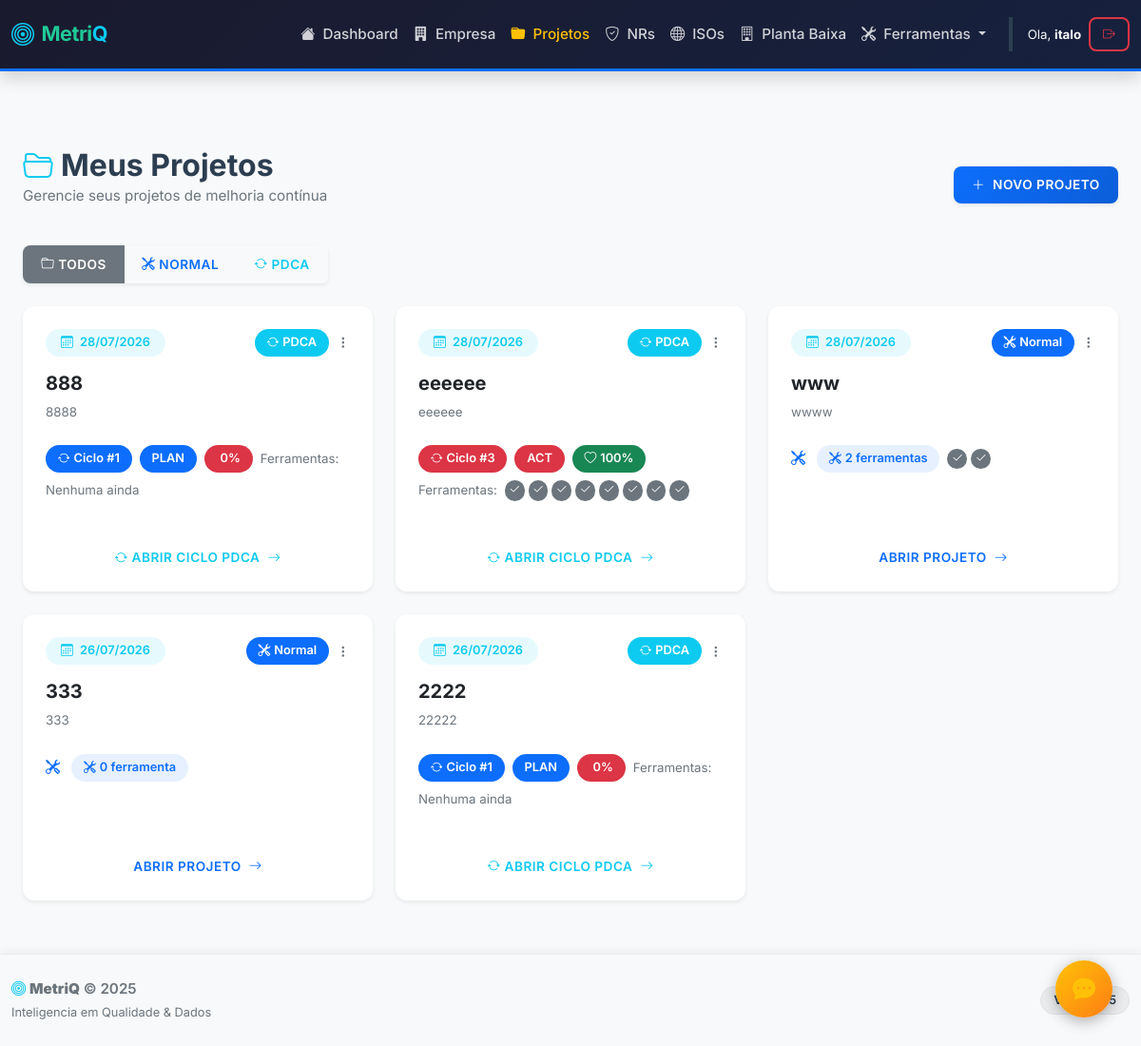
/projetos (signed in), run on an earlier commit of the app's database.
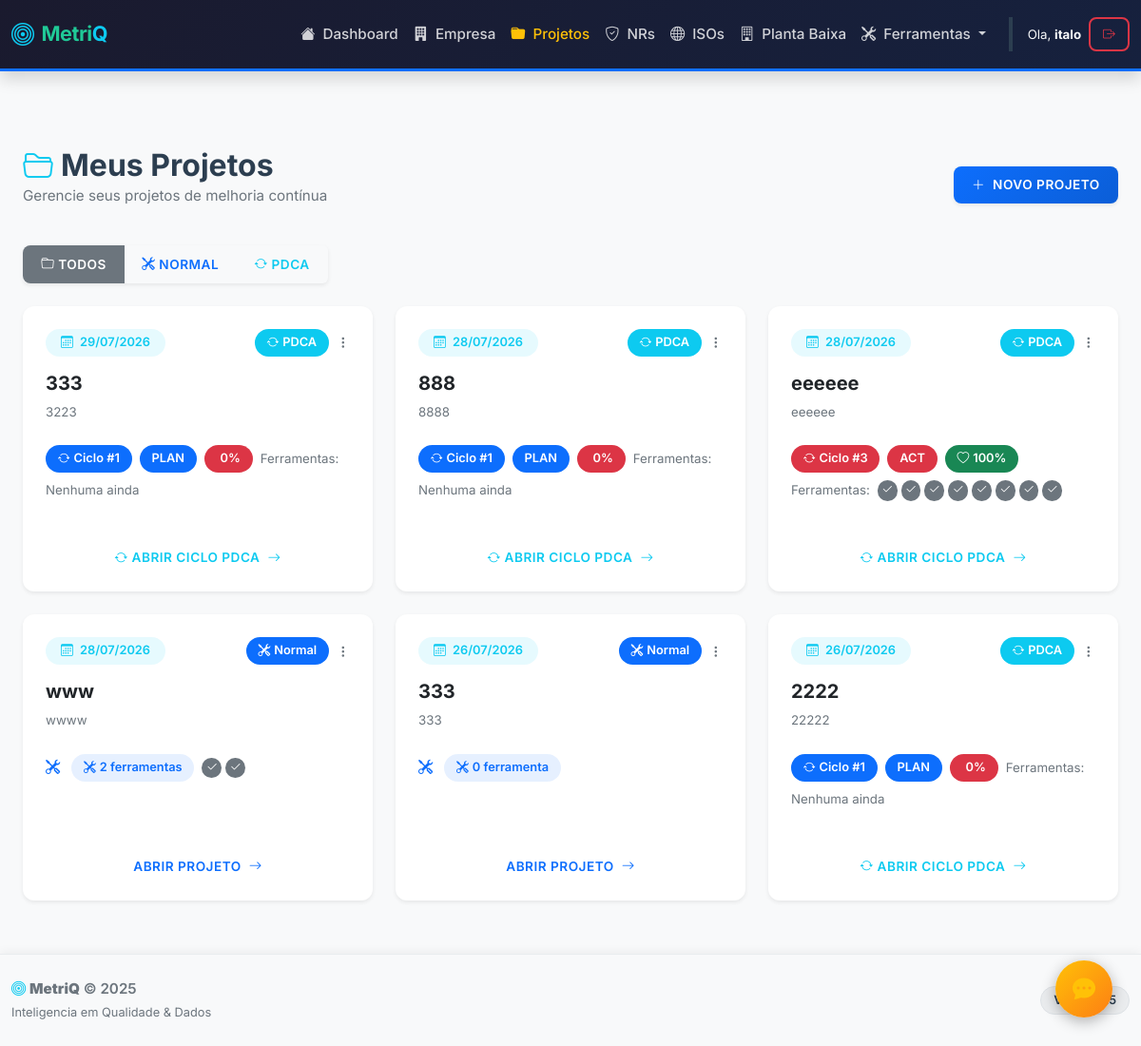
And on a later commit of the database.
### qualidade_flask/models.py (models this page shows)
class User(UserMixin, db.Model):
    id = db.Column(db.Integer, primary_key=True)
    username = db.Column(db.String(100), unique=True, nullable=False)
    password = db.Column(db.String(255), nullable=False)
    analises = db.relationship('Analise', backref='dono', lazy=True)
    empresas = db.relationship('Empresa', backref='usuario', lazy=True)

class Projeto(db.Model):
    id = db.Column(db.Integer, primary_key=True)
    nome = db.Column(db.String(100), nullable=False)
    objetivo = db.Column(db.Text, nullable=False)
    data_criacao = db.Column(db.DateTime, default=datetime.now)
    user_id = db.Column(db.Integer, db.ForeignKey('user.id'), nullable=False)
    tipo = db.Column(db.String(20), default='normal')
    fase_atual = db.Column(db.String(20), default='plan')
    ciclo_atual = db.Column(db.Integer, default=1)
    documento_padronizacao = db.Column(db.JSON, nullable=True)
    data_conclusao_ciclo = db.Column(db.DateTime, nullable=True)
    ferramentas = db.relationship('ProjetoFerramenta', backref='projeto', lazy=True, cascade="all, delete-orphan")
    ciclos_historicos = db.relationship('CicloHistorico', backref='projeto', lazy=True, cascade="all, delete-orphan", order_by="CicloHistorico.ciclo")

class ProjetoFerramenta(db.Model):
    id = db.Column(db.Integer, primary_key=True)
    projeto_id = db.Column(db.Integer, db.ForeignKey('projeto.id'), nullable=False)
    tipo = db.Column(db.String(50), nullable=False)
    dados = db.Column(db.JSON)
    analise_ia = db.Column(db.Text)
    data_criacao = db.Column(db.DateTime, default=datetime.now)

### qualidade_flask/blueprints/projects.py (the view)
@projects.route('/projetos')
@login_required
def lista_projetos():
    try:
        tipo_filtro = request.args.get('tipo')
        query = Projeto.query.filter_by(user_id=current_user.id)
        if tipo_filtro in ('normal', 'pdca'):
            query = query.filter_by(tipo=tipo_filtro)
        meus_projetos = query.order_by(Projeto.data_criacao.desc()).all()
        return render_template('projetos/lista.html', projetos=meus_projetos)
    except Exception as e:
        import traceback
        print(f"ERRO em lista_projetos: {str(e)}")
        print(traceback.format_exc())
        flash(f'Erro ao carregar projetos: {str(e)}', 'danger')
        return render_template('projetos/lista.html', projetos=[])

### qualidade_flask/templates/projetos/lista.html (shortened to what this page needs)
{% extends "base.html" %}
{% block content %}
<div class="container py-4">
    <div class="d-flex justify-content-between align-items-center mb-4">
        <div>
            <h2 class="fw-bold mb-0"><i class="bi bi-folder2-open text-info me-2"></i>Meus Projetos</h2>
            <p class="text-muted">Gerencie seus projetos de melhoria contínua</p>
        </div>
        <button type="button" class="btn btn-primary shadow-sm" data-bs-toggle="modal" data-bs-target="#novoProjetoModal">
            <i class="bi bi-plus-lg me-2"></i>Novo Projeto
        </button>
    </div>
    <div class="btn-group mb-4 shadow-sm" role="group" aria-label="Filtro de tipo">
        <a href="{{ url_for('projects.lista_projetos') }}" class="btn btn-outline-secondary {% if not request.args.get('tipo') %}active{% endif %}">
            <i class="bi bi-folder me-1"></i>Todos
        </a>
        <a href="{{ url_for('projects.lista_projetos', tipo='normal') }}" class="btn btn-outline-primary {% if request.args.get('tipo') == 'normal' %}active{% endif %}">
            <i class="bi bi-tools me-1"></i>Normal
        </a>
        <a href="{{ url_for('projects.lista_projetos', tipo='pdca') }}" class="btn btn-outline-info {% if request.args.get('tipo') == 'pdca' %}active{% endif %}">
            <i class="bi bi-arrow-repeat me-1"></i>PDCA
        </a>
    </div>
    <div class="row g-4">
        {% if projetos %}
            {% for projeto in projetos %}
            <div class="col-md-4">
                <div class="card h-100 border-0 shadow-sm hover-shadow transition">
                    <div class="card-body">
                        <div class="d-flex justify-content-between align-items-start mb-3">
                            <span class="badge bg-info bg-opacity-10 text-info px-3 py-2">
                                <i class="bi bi-calendar3 me-1"></i> {{ projeto.data_criacao.strftime('%d/%m/%Y') }}
                            </span>
                            <div class="d-flex align-items-center gap-2">
                                {% if projeto.tipo == 'pdca' %}
                                    <span class="badge bg-info rounded-pill"><i class="bi bi-arrow-repeat me-1"></i>PDCA</span>
                                {% else %}
                                    <span class="badge bg-primary rounded-pill"><i class="bi bi-tools me-1"></i>Normal</span>
                                {% endif %}
                                <div class="dropdown">
                                    <button class="btn btn-link text-muted p-0" data-bs-toggle="dropdown">
                                        <i class="bi bi-three-dots-vertical"></i>
                                    </button>
                                </div>
                            </div>
                        </div>
                        <h5 class="card-title fw-bold mb-2">{{ projeto.nome }}</h5>
                        <p class="card-text text-muted small mb-4 line-clamp-3">
                            {{ projeto.objetivo }}
                        </p>
                        <div class="d-flex align-items-center gap-2 mb-3 flex-wrap">
                            {% if projeto.tipo == 'pdca' %}
                                {% set fases_cores = {'plan': 'primary', 'do': 'warning', 'check': 'success', 'act': 'danger'} %}
                                <span class="badge bg-{{ fases_cores.get(projeto.fase_atual, 'secondary') }} rounded-pill">
                                    <i class="bi bi-arrow-repeat me-1"></i>Ciclo #{{ projeto.ciclo_atual }}
                                </span>
                                <span class="badge bg-{{ fases_cores.get(projeto.fase_atual, 'secondary') }} text-uppercase">
                                    {{ projeto.fase_atual }}
                                </span>
                                {% set total_ferramentas = projeto.ferramentas|length %}
                                {% set tem_padronizacao = projeto.documento_padronizacao is not none %}
                                {% set saude_pdca = total_ferramentas * 10 %}
                                {% if saude_pdca > 100 %}{% set saude_pdca = 100 %}{% endif %}
                                {% if tem_padronizacao %}{% set saude_pdca = saude_pdca + 20 %}{% endif %}
                                {% if saude_pdca > 100 %}{% set saude_pdca = 100 %}{% endif %}
                                <span class="badge {% if saude_pdca >= 80 %}bg-success{% elif saude_pdca >= 50 %}bg-warning text-dark{% else %}bg-danger{% endif %}"
                                      title="Saúde do PDCA baseado em ferramentas e padronização">
                                    <i class="bi bi-heart{% if saude_pdca < 50 %}-break{% endif %} me-1"></i>{{ saude_pdca }}%
                                </span>
                                <small class="text-muted">Ferramentas:</small>
                                <div class="d-flex gap-1">
                                    {% for f in projeto.ferramentas %}
                                        <span class="badge bg-secondary rounded-circle p-1" title="{{ f.tipo }}">
                                            <i class="bi bi-check2"></i>
                                        </span>
                                    {% endfor %}
                                    {% if not projeto.ferramentas %}
                                        <span class="text-muted small italic">Nenhuma ainda</span>
                                    {% endif %}
                                </div>
                            {% else %}
                                <i class="bi bi-tools text-primary me-1"></i>
                                <span class="badge bg-primary bg-opacity-10 text-primary">
                                    <i class="bi bi-tools me-1"></i>{{ projeto.ferramentas|length }} ferramenta{{ '' if projeto.ferramentas|length <= 1 else 's' }}
                                </span>
                                {% if projeto.ferramentas %}
                                <div class="d-flex gap-1">
                                    {% for f in projeto.ferramentas %}
                                        <span class="badge bg-secondary rounded-circle p-1" title="{{ f.tipo }}">
                                            <i class="bi bi-check2"></i>
                                        </span>
                                    {% endfor %}
                                </div>
                                {% endif %}
                            {% endif %}
                        </div>
                    </div>
                    <div class="card-footer bg-transparent border-0 pt-0 pb-3 px-3">
                        {% if projeto.tipo == 'pdca' %}
                            <a href="{{ url_for('projects.projeto_pdca', id=projeto.id) }}" class="btn btn-outline-info w-100">
                                <i class="bi bi-arrow-repeat me-1"></i>Abrir Ciclo PDCA <i class="bi bi-arrow-right ms-1"></i>
                            </a>
                        {% else %}
                            <a href="{{ url_for('projects.detalhe_projeto', id=projeto.id) }}" class="btn btn-outline-primary w-100">
                                Abrir Projeto <i class="bi bi-arrow-right ms-1"></i>
                            </a>
                        {% endif %}
                    </div>
                </div>
            </div>
            {% endfor %}
        {% endif %}
    </div>
</div>
{% endblock %}

### qualidade_flask/templates/base.html (shortened to what this page needs)
<!DOCTYPE html>
<html lang="pt-br">
<head>
    <link href="https://cdn.jsdelivr.net/npm/bootstrap@5.3.0/dist/css/bootstrap.min.css" rel="stylesheet">
    <link rel="stylesheet" href="https://cdn.jsdelivr.net/npm/bootstrap-icons@1.10.5/font/bootstrap-icons.css">
    <link rel="stylesheet" href="{{ url_for('static', filename='css/style.css') }}">
</head>
<body class="d-flex flex-column min-vh-100">
    <nav class="navbar navbar-expand-lg navbar-dark bg-dark d-print-none">
        <div class="container">
            <a class="navbar-brand fw-bold d-flex align-items-center brand-text" href="/">
                <i class="bi bi-bullseye me-2 fs-4 text-info"></i>
                <span>Metri<span class="text-info">Q</span>
            </a>
            <div class="collapse navbar-collapse" id="navbarNav">
                <ul class="navbar-nav ms-auto align-items-center">
                    <li class="nav-item">
                        <a class="nav-link {{ 'active' if request.endpoint == 'main.index' }}" href="/">
                            <i class="bi bi-house-fill me-1"></i> Dashboard
                        </a>
                    </li>
                    <li class="nav-item">
                        <a class="nav-link {{ 'active' if request.endpoint and request.endpoint.startswith('empresa') }}" href="/empresas">
                            <i class="bi bi-building-fill me-1"></i> Empresa
                        </a>
                    </li>
                    <li class="nav-item">
                        <a class="nav-link {{ 'active' if request.endpoint == 'projects.lista_projetos' }}" href="/projetos">
                            <i class="bi bi-folder-fill me-1"></i> Projetos
                        </a>
                    </li>
                    <li class="nav-item">
                        <a class="nav-link {{ 'active' if request.endpoint == 'nr.lista_nrs' }}" href="/nr">
                            <i class="bi bi-shield-check me-1"></i> NRs
                        </a>
                    </li>
                    <li class="nav-item">
                        <a class="nav-link {{ 'active' if request.endpoint == 'iso.lista_isos' }}" href="/iso">
                            <i class="bi bi-globe me-1"></i> ISOs
                        </a>
                    </li>
                    <li class="nav-item">
                        <a class="nav-link {{ 'active' if request.endpoint and request.endpoint.startswith('planta_baixa') }}" href="{{ url_for('planta_baixa.lista') }}">
                            <i class="bi bi-building me-1"></i> Planta Baixa
                        </a>
                    </li>
                    <li class="nav-item dropdown">
                        <a class="nav-link dropdown-toggle" href="#" role="button" data-bs-toggle="dropdown" aria-expanded="false">
                            <i class="bi bi-tools me-1"></i> Ferramentas
                        </a>
                    </li>
                    {% if current_user.is_authenticated %}
                        <li class="nav-item ms-lg-3 border-start border-secondary ps-lg-3 mt-2 mt-lg-0">
                            <div class="d-flex align-items-center gap-2">
                                <span class="text-light small">Ola, <strong>{{ current_user.username }}</strong></span>
                                <a href="/logout" class="btn btn-sm btn-outline-danger" title="Sair">
                                    <i class="bi bi-box-arrow-right"></i>
                                </a>
                            </div>
                        </li>
                    {% endif %}
                </ul>
            </div>
    </nav>
    <main class="flex-grow-1">
        <div class="container mt-4">
            {% block content %}{% endblock %}
        </div>
    </main>
    <footer class="d-print-none bg-light border-top py-4 mt-auto">
        <div class="container">
            <div class="row align-items-center">
                <div class="col-md-6 text-center text-md-start">
                    <p class="mb-0 text-muted">
                        <i class="bi bi-bullseye text-info"></i>
                        <strong>MetriQ</strong> &copy; 2025
                    </p>
                    <small class="text-muted" style="font-size: 0.8rem;">Inteligencia em Qualidade & Dados</small>
                </div>
                <div class="col-md-6 text-md-end text-center mt-2 mt-md-0">
                    <span class="badge bg-secondary bg-opacity-10 text-dark border">Versao 5.5</span>
                </div>
        </div>
    </footer>
    <a id="btnFeedback" href="https://docs.google.com/forms/d/e/1FAIpQLSc6ZJWx9LMAzcBPMMdcK3FHIyoWjjz7ik7XjiTRzf5Kar_DFA/viewform?usp=sharing&ouid=112551274773752880388" target="_blank" title="Deixe seu Feedback" class="text-decoration-none">
        <i class="bi bi-chat-dots-fill text-warning fs-4"></i>
    </a>
</body>
</html>

What changed in the data, as far as the page shows it:
added Projeto: data_criacao "29/07/2026", tipo "pdca" (drawn), nome "333", objetivo "3223", ciclo_atual "1", fase_atual "PLAN", saude_pdca "0", shows "Nenhuma ainda"
